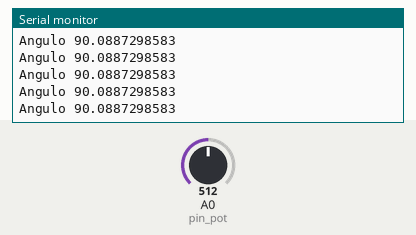
A sketch run on a simulated Arduino Uno, built with avr-gcc and run on an emulated ATmega328P. Parts: the last lines printed to the serial monitor. The inputs (shaded band) are chosen by the test bench; at power-on: A0 (pin_pot) = 512.

Above: at 1.2 s.
1.3 s: A0 (pin_pot) set to 716
At 2.3 s:
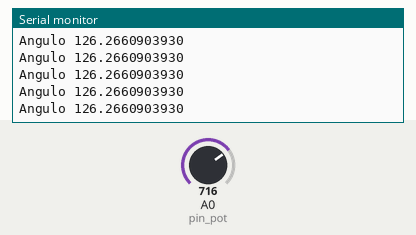
2.8 s: A0 (pin_pot) set to 900
At 3.5 s:
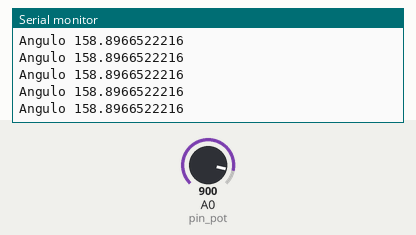
Timing chart, 0 to 5.8 s (numbered marks = the images above; inputs shaded):
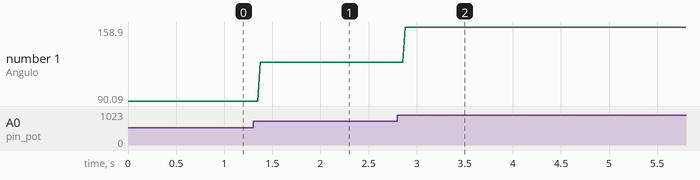

Measured:
- after the input at 1.3 s, the serial monitor: prints a new line after 0.07 s (image 1)
- after the input at 2.8 s, the serial monitor: prints a new line after 0.08 s (image 2)
- plotted number 1: 90.09 → 126.27 after the input at 1.3 s, 126.27 → 158.9 after the input at 2.8 s

The sketch:

experiment_calibration_phase_2.ino
```cpp
int pin_pot = 0;
void setup() {
  Serial.begin(9600);
}

void loop() {
  int analog_val = analogRead(pin_pot);
  float a = 0.17734;
  float b = -0.70935;
  float angle = a*float(analog_val) + b;
  Serial.print("Angulo ");
  Serial.println(angle, DEC);
}
```
